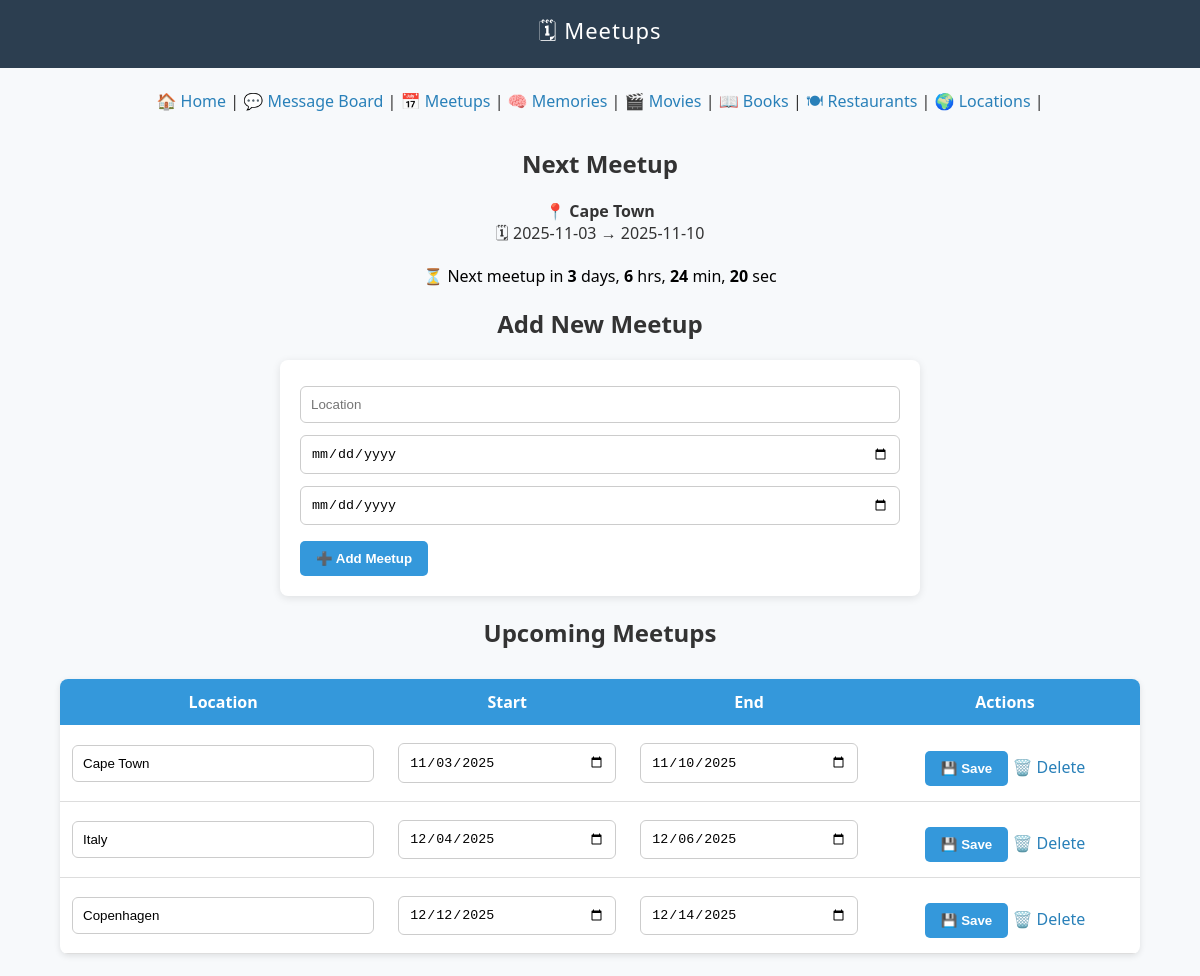
The page /countdown (upper part) on the database as committed earlier.
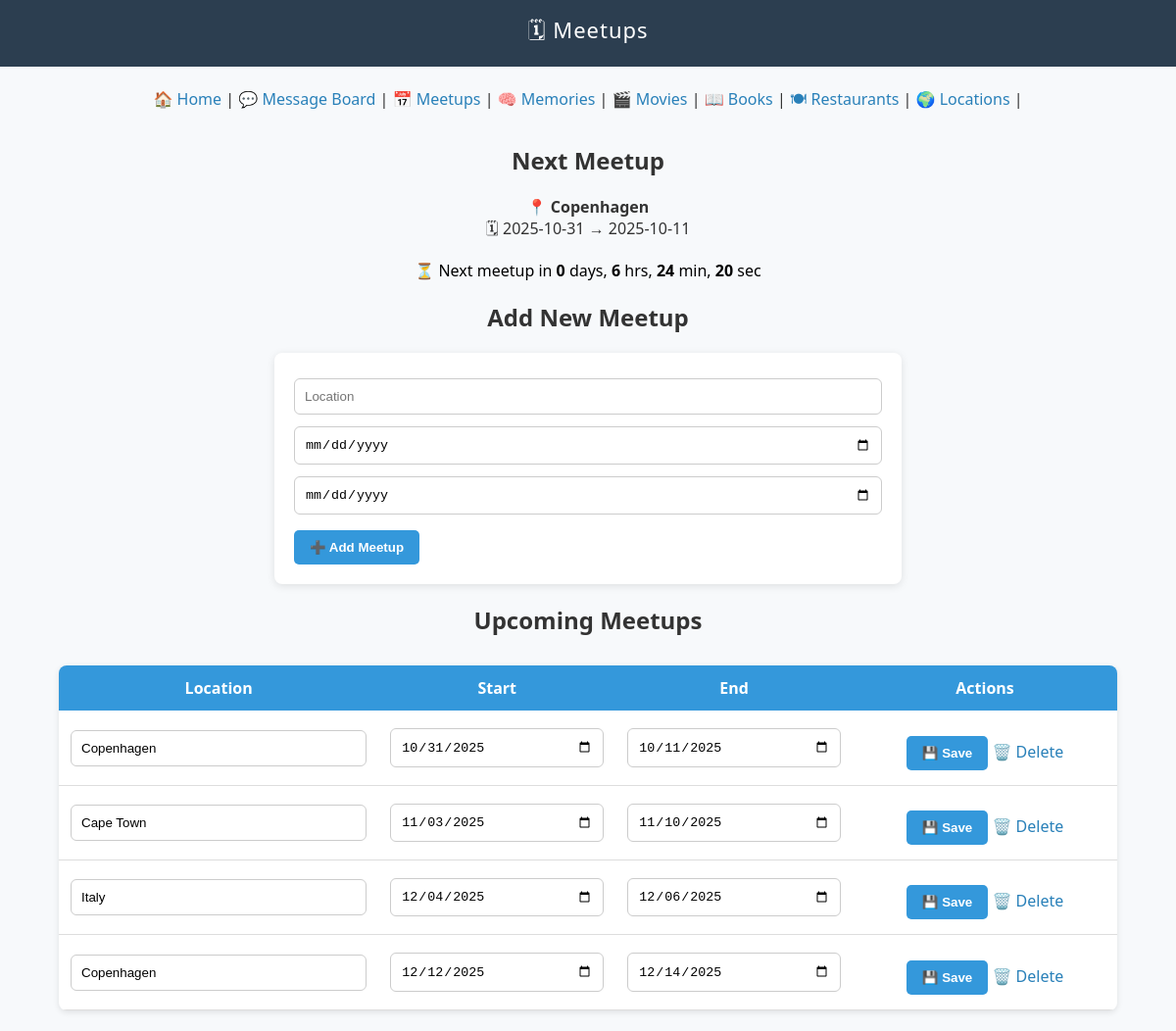
The same page on the database as committed later.
### tables this page shows
CREATE TABLE meetings (
    id INTEGER PRIMARY KEY AUTOINCREMENT,
    location TEXT NOT NULL,
    start_date TEXT NOT NULL,
    end_date TEXT NOT NULL
);

### app.py (the view, shortened to what this page needs)
@app.route('/countdown', methods=['GET', 'POST'])
def countdown():
    conn = get_db_connection()
    meetings = conn.execute("SELECT * FROM meetings ORDER BY start_date ASC").fetchall()
    conn.close()
    today = datetime.now().date()
    next_meeting = None
    days_until = None
    upcoming = []
    past = []
    for m in meetings:
        start = datetime.strptime(m['start_date'], "%Y-%m-%d").date()
        if start >= today:
            next_meeting = m
            days_until = (start - today).days
            break
    for m in meetings:
        start_date = datetime.strptime(m["start_date"], "%Y-%m-%d").date()
        if start_date >= today:
            upcoming.append(m)
        else:
            past.append(m)
    return render_template('meetups.html', meetings=meetings, next_meeting=next_meeting, days_until=days_until, upcoming=upcoming, past=past, categories=CATEGORIES)

### app.py (called while the page is built)
def get_db_connection():
    conn = sqlite3.connect('data.db')
    conn.row_factory = sqlite3.Row
    return conn

### templates/meetups.html (shortened to what this page needs)
<!DOCTYPE html>
<html lang="en">
<head>
  <link rel="stylesheet" href="{{ url_for('static', filename='style.css') }}">
  <link href="https://cdnjs.cloudflare.com/ajax/libs/fullcalendar/6.1.10/index.global.min.css" rel="stylesheet">
</head>
<body>
<header>
  🗓 Meetups
</header>
<br>
<div class="category-links">
  <a href="/">🏠 Home</a>  |
  <a href="/messages">💬 Message Board</a>  |
  <a href="/countdown">📅 Meetups</a>  |
  <a href="/memories">🧠 Memories</a>  |
  {% for key, names in categories.items() %}
    {% if key != category_key %}
      <a href="/{{key}}">{{ names[0] }} {{ names[1] }}</a>  |
    {% endif %}
  {% endfor %}
</div>
{% if next_meeting %}
  <div style="text-align:center; margin-top:30px;">
    <h2>Next Meetup</h2>
    <p>
      📍 <b>{{ next_meeting['location'] }}</b><br>
      🗓 {{ next_meeting['start_date'] }} → {{ next_meeting['end_date'] }}
    </p>
    <div id="countdown-timer" style="font-size: 1.3em; color: #0066cc; margin-top: 10px;">
    </div>
  </div>
{% else %}
  <p style="text-align:center;">No upcoming meetups found.</p>
{% endif %}
<h2 style="text-align:center;">Add New Meetup</h2>
<form method="POST">
  <input type="text" name="location" placeholder="Location" required>
  <input type="date" name="start_date" required>
  <input type="date" name="end_date" required>
  <button type="submit">➕ Add Meetup</button>
</form>
<h2 style="text-align:center;">Upcoming Meetups</h2>
<table>
  <tr>
    <th>Location</th>
    <th>Start</th>
    <th>End</th>
    <th>Actions</th>
  </tr>
  {% for m in upcoming %}
  <tr>
    <form method="POST" action="/edit_meeting/{{ m['id'] }}">
      <td><input type="text" name="location" value="{{ m['location'] }}"></td>
      <td><input type="date" name="start_date" value="{{ m['start_date'] }}"></td>
      <td><input type="date" name="end_date" value="{{ m['end_date'] }}"></td>
      <td>
        <button type="submit">💾 Save</button>
        <a href="/delete_meeting/{{ m['id'] }}" class="button-link">🗑️ Delete</a>
      </td>
    </form>
  </tr>
  {% endfor %}
</table>
</body>
</html>

Rows that differ between the two databases and show on the page:
added meetings: location "Copenhagen", start_date "2025-10-31", end_date "2025-10-11", start_date "10/31/2025", end_date "10/11/2025"
Other text that changed with them:
text written by a page script: "⏳ Next meetup in 3 days, 6 hrs, 24 min, 20 sec" → "⏳ Next meetup in 0 days, 6 hrs, 24 min, 20 sec"
{{ next_meeting['location'] }}: "Cape Town" → "Copenhagen"
{{ next_meeting['start_date'] }}: "2025-11-03" → "2025-10-31"
{{ next_meeting['end_date'] }}: "2025-11-10" → "2025-10-11"
